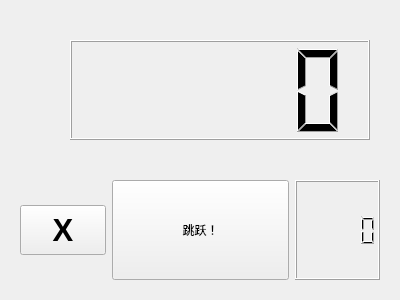
<?xml version="1.0" encoding="UTF-8"?>
<ui version="4.0">
 <class>Norwidget</class>
 <widget class="QWidget" name="Norwidget">
  <property name="geometry">
   <rect>
    <x>0</x>
    <y>0</y>
    <width>400</width>
    <height>300</height>
   </rect>
  </property>
  <property name="windowTitle">
   <string>Form</string>
  </property>
  <layout class="QGridLayout" name="gridLayout">
   <item row="0" column="0">
    <widget class="QStackedWidget" name="stackedWidget">
     <property name="currentIndex">
      <number>0</number>
     </property>
     <widget class="QWidget" name="page">
      <layout class="QGridLayout" name="gridLayout_2">
       <item row="2" column="3">
        <widget class="QLCDNumber" name="lcdNumber"/>
       </item>
       <item row="2" column="0">
        <widget class="QPushButton" name="norbackbon">
         <property name="maximumSize">
          <size>
           <width>100</width>
           <height>50</height>
          </size>
         </property>
         <property name="font">
          <font>
           <pointsize>23</pointsize>
           <weight>75</weight>
           <bold>true</bold>
          </font>
         </property>
         <property name="text">
          <string>X</string>
         </property>
        </widget>
       </item>
       <item row="0" column="0" colspan="4">
        <widget class="QWidget" name="widget" native="true">
         <widget class="QLabel" name="norobj1">
          <property name="geometry">
           <rect>
            <x>30</x>
            <y>80</y>
            <width>91</width>
            <height>71</height>
           </rect>
          </property>
          <property name="text">
           <string/>
          </property>
          <property name="pixmap">
           <pixmap resource="image.qrc">:/Photo/obj2.png</pixmap>
          </property>
          <property name="scaledContents">
           <bool>true</bool>
          </property>
         </widget>
         <widget class="QLabel" name="norlabel">
          <property name="geometry">
           <rect>
            <x>60</x>
            <y>50</y>
            <width>54</width>
            <height>51</height>
           </rect>
          </property>
          <property name="text">
           <string/>
          </property>
          <property name="pixmap">
           <pixmap resource="image.qrc">:/Photo/character.png</pixmap>
          </property>
          <property name="scaledContents">
           <bool>true</bool>
          </property>
         </widget>
         <widget class="QLabel" name="norobj2">
          <property name="geometry">
           <rect>
            <x>110</x>
            <y>70</y>
            <width>91</width>
            <height>81</height>
           </rect>
          </property>
          <property name="text">
           <string/>
          </property>
          <property name="pixmap">
           <pixmap resource="image.qrc">:/Photo/obj2.png</pixmap>
          </property>
          <property name="scaledContents">
           <bool>true</bool>
          </property>
         </widget>
         <widget class="QLCDNumber" name="score">
          <property name="geometry">
           <rect>
            <x>50</x>
            <y>20</y>
            <width>300</width>
            <height>100</height>
           </rect>
          </property>
          <property name="minimumSize">
           <size>
            <width>300</width>
            <height>100</height>
           </size>
          </property>
         </widget>
         <widget class="QLabel" name="label">
          <property name="geometry">
           <rect>
            <x>20</x>
            <y>20</y>
            <width>1000</width>
            <height>800</height>
           </rect>
          </property>
          <property name="minimumSize">
           <size>
            <width>1000</width>
            <height>800</height>
           </size>
          </property>
          <property name="text">
           <string/>
          </property>
          <property name="pixmap">
           <pixmap resource="image.qrc">:/Photo/background1.jpg</pixmap>
          </property>
          <property name="scaledContents">
           <bool>true</bool>
          </property>
         </widget>
         <zorder>label</zorder>
         <zorder>norobj1</zorder>
         <zorder>norobj2</zorder>
         <zorder>norlabel</zorder>
         <zorder>score</zorder>
        </widget>
       </item>
       <item row="2" column="1" colspan="2">
        <widget class="QPushButton" name="NORBON">
         <property name="minimumSize">
          <size>
           <width>0</width>
           <height>100</height>
          </size>
         </property>
         <property name="text">
          <string>跳跃！</string>
         </property>
        </widget>
       </item>
      </layout>
     </widget>
     <widget class="QWidget" name="page_2">
      <layout class="QGridLayout" name="gridLayout_3">
       <item row="0" column="0" colspan="3">
        <widget class="QLabel" name="scolabel">
         <property name="font">
          <font>
           <family>方正舒体</family>
           <pointsize>15</pointsize>
           <weight>50</weight>
           <bold>false</bold>
           <kerning>true</kerning>
          </font>
         </property>
         <property name="text">
          <string>历史分数~感谢游戏</string>
         </property>
        </widget>
       </item>
       <item row="0" column="3">
        <widget class="QPushButton" name="ScoButton">
         <property name="minimumSize">
          <size>
           <width>0</width>
           <height>50</height>
          </size>
         </property>
         <property name="maximumSize">
          <size>
           <width>50</width>
           <height>50</height>
          </size>
         </property>
         <property name="font">
          <font>
           <family>Arial Rounded MT Bold</family>
           <pointsize>41</pointsize>
          </font>
         </property>
         <property name="text">
          <string>X</string>
         </property>
        </widget>
       </item>
       <item row="1" column="0">
        <widget class="QFrame" name="dyscoframe">
         <property name="frameShape">
          <enum>QFrame::Box</enum>
         </property>
         <property name="frameShadow">
          <enum>QFrame::Raised</enum>
         </property>
         <property name="lineWidth">
          <number>4</number>
         </property>
         <layout class="QVBoxLayout" name="verticalLayout">
          <item>
           <widget class="QLabel" name="label_2">
            <property name="font">
             <font>
              <family>华文隶书</family>
              <pointsize>13</pointsize>
             </font>
            </property>
            <property name="text">
             <string>正常模式最高分</string>
            </property>
           </widget>
          </item>
          <item>
           <widget class="QLabel" name="label_nordysco">
            <property name="font">
             <font>
              <family>Algerian</family>
              <pointsize>16</pointsize>
             </font>
            </property>
            <property name="text">
             <string>0</string>
            </property>
           </widget>
          </item>
         </layout>
        </widget>
       </item>
       <item row="1" column="1">
        <widget class="QLabel" name="scochara">
         <property name="maximumSize">
          <size>
           <width>40</width>
           <height>110</height>
          </size>
         </property>
         <property name="text">
          <string/>
         </property>
         <property name="pixmap">
          <pixmap resource="image.qrc">:/Photo/character.png</pixmap>
         </property>
         <property name="scaledContents">
          <bool>true</bool>
         </property>
        </widget>
       </item>
       <item row="1" column="2" colspan="2">
        <widget class="QFrame" name="norscoframe">
         <property name="frameShape">
          <enum>QFrame::Box</enum>
         </property>
         <property name="frameShadow">
          <enum>QFrame::Raised</enum>
         </property>
         <property name="lineWidth">
          <number>4</number>
         </property>
         <layout class="QGridLayout" name="gridLayout_5">
          <item row="1" column="0">
           <widget class="QLabel" name="label_norsco">
            <property name="font">
             <font>
              <family>Algerian</family>
              <pointsize>16</pointsize>
             </font>
            </property>
            <property name="text">
             <string>0</string>
            </property>
           </widget>
          </item>
          <item row="0" column="0">
           <widget class="QLabel" name="label_3">
            <property name="font">
             <font>
              <family>华文隶书</family>
              <pointsize>13</pointsize>
             </font>
            </property>
            <property name="text">
             <string>动态模式最高分</string>
            </property>
           </widget>
          </item>
         </layout>
        </widget>
       </item>
      </layout>
     </widget>
    </widget>
   </item>
  </layout>
 </widget>
 <resources>
  <include location="image.qrc"/>
 </resources>
 <connections/>
</ui>
